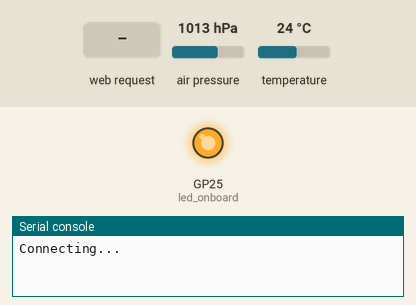
This program was run on a simulated Raspberry Pi Pico running MicroPython. On the bench: output pins drawn as LEDs (lit = HIGH), the last lines printed to the serial console. The inputs (shaded band) are chosen by the test bench; at power-on: air pressure 1013 hPa, temperature 24 °C. WiFi joins after 1.5 s.

Above: at 0.1 s.
At 3.2 s:
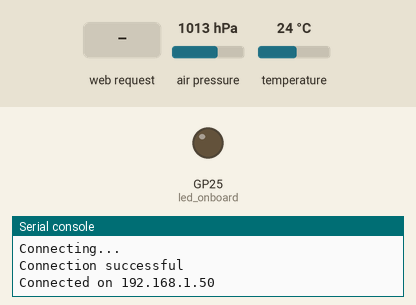
3.3 s: HTTP request GET / received
Timing chart, 0 to 6.3 s (numbered marks = the images above; inputs shaded):
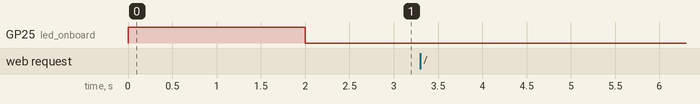

The program:

main.py
```python
import network
import socket
from time import sleep
from machine import Pin, I2C
import gc
gc.collect()
from bmp085 import BMP180

ssid = 'Your network name' #Your network name
password = 'Your WiFi password' #Your WiFi password

led_onboard = Pin("LED", Pin.OUT)
i2c = I2C(0, sda = Pin(0), scl = Pin(1), freq = 1000000)

#Connect to WLAN
wlan = network.WLAN(network.STA_IF)
wlan.active(True)
wlan.connect(ssid, password)
while wlan.isconnected() == False:
    led_onboard.value(1)
    print('Connecting...')
    sleep(1)
ip = wlan.ifconfig()[0]
print('Connection successful')
print(f'Connected on {ip}')
led_onboard.value(0)

def web_page():
    #Sensor Configuration
    bmp = BMP180(i2c)
    bmp.oversample = 2
    bmp.sealevel = 101325
    temp = bmp.temperature
    press = bmp.pressure
    altitude = bmp.altitude
    temp_f= (temp * (9/5) + 32)
    pressure = "{:.2f}".format(press)
    alti = "{:.2f}".format(altitude)

#HTML CODE
    html = """<html>
    <head>
  <title>V V Elctronics pvt.ltd Raspberry Pico W Web Server</title>
  <meta http-equiv="refresh" content="10">
  <meta name="viewport" content="width=device-width, initial-scale=1">
  <link rel="stylesheet" href="https://use.fontawesome.com/releases/v5.7.2/css/all.css" integrity="sha384-fnmOCqbTlWIlj8LyTjo7mOUStjsKC4pOpQbqyi7RrhN7udi9RwhKkMHpvLbHG9Sr" crossorigin="anonymous">
  <link rel="icon" href="data:,">
  <style>
    html {font-family: Arial; display: inline-block; text-align: center;}
    p {  font-size: 1.2rem;}
    body {  margin: 0;}
    .topnav { overflow: hidden; background-color: #8f8e54; color: white; font-size: 1.7rem; }
    .content { padding: 20px; }
    .card { background-color: white; box-shadow: 2px 2px 12px 1px rgba(140,140,140,.5); }
    .cards { max-width: 700px; margin: 0 auto; display: grid; grid-gap: 2rem; grid-template-columns: repeat(auto-fit, minmax(300px, 1fr)); }
    .reading { font-size: 2.8rem; }
    .card.temperature { color: #544bd6; }
    .card.humidity { color: #17bebb; }
    .card.pressure { color: #d9415f; }
  </style>
</head>
<body>
  <div class="topnav">
    <h2><u> V ELECTRONICS PVT LTD Raspberry Pico weather station</u></h2>
  </div>
  <div class="content">
    <div class="cards">
      <div class="card temperature">
        <h4><i class="fas fa-thermometer-half"></i>Temp. Celsius</h4><p><span class="reading">""" + str(temp) + """ &#8451; </p>
      </div>
      <div class="card temperature">
        <h4><i class="fas fa-thermometer-half"></i> Temp. Fahrenheit</h4><p><span class="reading">""" + str(temp_f) + """ &#8457; </p>
      </div>
      <div class="card pressure">
        <h4><i class="fas fa-angle-double-down"></i> PRESSURE</h4><p><span class="reading">""" + str(press) + """ Pa</p>
      </div>
      <div class="card humidity">
        <h4><i class="fas fa-mountain"></i> ALTITUDE</h4><p><span class="reading">""" + str(alti) + """ Meter</p>
      </div>
    </div>
  </div>
</body>

</html>"""
    return html

s = socket.socket(socket.AF_INET, socket.SOCK_STREAM)
s.bind(('', 80))
s.listen(5)

while True:
  try:
    if gc.mem_free() < 102000:
      gc.collect()
    conn, addr = s.accept()
    conn.settimeout(3.0)
    print('Got a connection from %s' % str(addr))
    request = conn.recv(1024)
    conn.settimeout(None)
    request = str(request)
    print('Content = %s' % request)
    response = web_page()
    conn.send('HTTP/1.1 200 OK\n')
    conn.send('Content-Type: text/html\n')
    conn.send('Connection: close\n\n')
    conn.sendall(response)
    conn.close()
  except OSError as e:
    conn.close()
    print('Connection closed')
```
